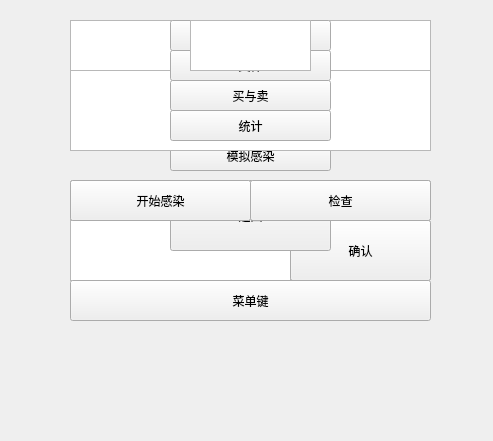
<?xml version="1.0" encoding="UTF-8"?>
<ui version="4.0">
 <class>Widget</class>
 <widget class="QWidget" name="Widget">
  <property name="enabled">
   <bool>true</bool>
  </property>
  <property name="geometry">
   <rect>
    <x>0</x>
    <y>0</y>
    <width>493</width>
    <height>441</height>
   </rect>
  </property>
  <property name="minimumSize">
   <size>
    <width>0</width>
    <height>0</height>
   </size>
  </property>
  <property name="maximumSize">
   <size>
    <width>100000</width>
    <height>100000</height>
   </size>
  </property>
  <property name="windowTitle">
   <string>Widget</string>
  </property>
  <widget class="QPushButton" name="b1">
   <property name="geometry">
    <rect>
     <x>70</x>
     <y>220</y>
     <width>361</width>
     <height>61</height>
    </rect>
   </property>
   <property name="styleSheet">
    <string notr="true">color:rgb(0, 0, 0);
font: 75 14pt &quot;微软雅黑&quot;;</string>
   </property>
   <property name="text">
    <string>开始游戏</string>
   </property>
  </widget>
  <widget class="QPushButton" name="pushButton">
   <property name="geometry">
    <rect>
     <x>170</x>
     <y>140</y>
     <width>161</width>
     <height>31</height>
    </rect>
   </property>
   <property name="styleSheet">
    <string notr="true">color:rgb(0, 0, 0);
font: 12pt &quot;微软雅黑&quot;;</string>
   </property>
   <property name="text">
    <string>模拟感染</string>
   </property>
  </widget>
  <widget class="QPushButton" name="out">
   <property name="geometry">
    <rect>
     <x>250</x>
     <y>180</y>
     <width>181</width>
     <height>41</height>
    </rect>
   </property>
   <property name="styleSheet">
    <string notr="true">
font: 75 11pt &quot;微软雅黑&quot;;</string>
   </property>
   <property name="text">
    <string>文件保存</string>
   </property>
  </widget>
  <widget class="QTextEdit" name="pp">
   <property name="geometry">
    <rect>
     <x>70</x>
     <y>220</y>
     <width>221</width>
     <height>61</height>
    </rect>
   </property>
   <property name="styleSheet">
    <string notr="true">font: 75 11pt &quot;微软雅黑&quot;;
</string>
   </property>
  </widget>
  <widget class="QTextBrowser" name="textBrowser">
   <property name="geometry">
    <rect>
     <x>70</x>
     <y>70</y>
     <width>361</width>
     <height>81</height>
    </rect>
   </property>
   <property name="styleSheet">
    <string notr="true">font: 75 11pt &quot;微软雅黑&quot;;</string>
   </property>
  </widget>
  <widget class="QTextBrowser" name="textBrowser_2">
   <property name="geometry">
    <rect>
     <x>310</x>
     <y>20</y>
     <width>121</width>
     <height>51</height>
    </rect>
   </property>
   <property name="styleSheet">
    <string notr="true">font: 11pt &quot;方正粗黑宋简体&quot;;</string>
   </property>
  </widget>
  <widget class="QTextBrowser" name="textBrowser_3">
   <property name="geometry">
    <rect>
     <x>70</x>
     <y>20</y>
     <width>121</width>
     <height>51</height>
    </rect>
   </property>
   <property name="styleSheet">
    <string notr="true">font: 11pt &quot;方正粗黑宋简体&quot;;</string>
   </property>
  </widget>
  <widget class="QPushButton" name="in">
   <property name="geometry">
    <rect>
     <x>70</x>
     <y>180</y>
     <width>181</width>
     <height>41</height>
    </rect>
   </property>
   <property name="styleSheet">
    <string notr="true">font: 75 11pt &quot;微软雅黑&quot;;</string>
   </property>
   <property name="text">
    <string>文件读入</string>
   </property>
  </widget>
  <widget class="QPushButton" name="sure">
   <property name="geometry">
    <rect>
     <x>290</x>
     <y>220</y>
     <width>141</width>
     <height>61</height>
    </rect>
   </property>
   <property name="styleSheet">
    <string notr="true">font: 75 11pt &quot;微软雅黑&quot;;</string>
   </property>
   <property name="text">
    <string>确认</string>
   </property>
  </widget>
  <widget class="QPushButton" name="ing">
   <property name="geometry">
    <rect>
     <x>250</x>
     <y>180</y>
     <width>181</width>
     <height>41</height>
    </rect>
   </property>
   <property name="styleSheet">
    <string notr="true">font: 75 11pt &quot;微软雅黑&quot;;</string>
   </property>
   <property name="text">
    <string>增长与售卖</string>
   </property>
  </widget>
  <widget class="QPushButton" name="buy">
   <property name="geometry">
    <rect>
     <x>70</x>
     <y>180</y>
     <width>181</width>
     <height>41</height>
    </rect>
   </property>
   <property name="styleSheet">
    <string notr="true">font: 75 11pt &quot;微软雅黑&quot;;</string>
   </property>
   <property name="text">
    <string>购买</string>
   </property>
  </widget>
  <widget class="QPushButton" name="S">
   <property name="geometry">
    <rect>
     <x>170</x>
     <y>20</y>
     <width>161</width>
     <height>31</height>
    </rect>
   </property>
   <property name="text">
    <string>查询</string>
   </property>
  </widget>
  <widget class="QPushButton" name="s2">
   <property name="geometry">
    <rect>
     <x>70</x>
     <y>180</y>
     <width>181</width>
     <height>41</height>
    </rect>
   </property>
   <property name="styleSheet">
    <string notr="true">color:rgb(0, 0, 0);
font: 75 12pt &quot;微软雅黑&quot;;</string>
   </property>
   <property name="text">
    <string>查找任意猪的信息</string>
   </property>
  </widget>
  <widget class="QPushButton" name="s1">
   <property name="geometry">
    <rect>
     <x>250</x>
     <y>180</y>
     <width>181</width>
     <height>41</height>
    </rect>
   </property>
   <property name="styleSheet">
    <string notr="true">color:rgb(0, 0, 0);
font: 75 12pt &quot;微软雅黑&quot;;
font: 75 11pt &quot;微软雅黑&quot;;</string>
   </property>
   <property name="text">
    <string>查找任意猪圈信息</string>
   </property>
  </widget>
  <widget class="QPushButton" name="return_2">
   <property name="geometry">
    <rect>
     <x>170</x>
     <y>180</y>
     <width>161</width>
     <height>71</height>
    </rect>
   </property>
   <property name="text">
    <string>返回</string>
   </property>
  </widget>
  <widget class="QPushButton" name="bb">
   <property name="geometry">
    <rect>
     <x>170</x>
     <y>110</y>
     <width>161</width>
     <height>31</height>
    </rect>
   </property>
   <property name="text">
    <string>统计</string>
   </property>
  </widget>
  <widget class="QPushButton" name="File">
   <property name="geometry">
    <rect>
     <x>170</x>
     <y>50</y>
     <width>161</width>
     <height>31</height>
    </rect>
   </property>
   <property name="text">
    <string>文件</string>
   </property>
  </widget>
  <widget class="QPushButton" name="bs">
   <property name="geometry">
    <rect>
     <x>170</x>
     <y>80</y>
     <width>161</width>
     <height>31</height>
    </rect>
   </property>
   <property name="text">
    <string>买与卖</string>
   </property>
  </widget>
  <widget class="QPushButton" name="cd">
   <property name="geometry">
    <rect>
     <x>70</x>
     <y>280</y>
     <width>361</width>
     <height>41</height>
    </rect>
   </property>
   <property name="text">
    <string>菜单键</string>
   </property>
  </widget>
  <widget class="QPushButton" name="b3">
   <property name="geometry">
    <rect>
     <x>70</x>
     <y>180</y>
     <width>181</width>
     <height>41</height>
    </rect>
   </property>
   <property name="text">
    <string>开始感染</string>
   </property>
  </widget>
  <widget class="QPushButton" name="pushButton_2">
   <property name="geometry">
    <rect>
     <x>250</x>
     <y>180</y>
     <width>181</width>
     <height>41</height>
    </rect>
   </property>
   <property name="text">
    <string>检查</string>
   </property>
  </widget>
  <widget class="QTextBrowser" name="textBrowser_4">
   <property name="geometry">
    <rect>
     <x>190</x>
     <y>20</y>
     <width>121</width>
     <height>51</height>
    </rect>
   </property>
   <property name="styleSheet">
    <string notr="true">font: 75 12pt &quot;微软雅黑&quot;;</string>
   </property>
  </widget>
 </widget>
 <layoutdefault spacing="6" margin="11"/>
 <resources/>
 <connections/>
</ui>
